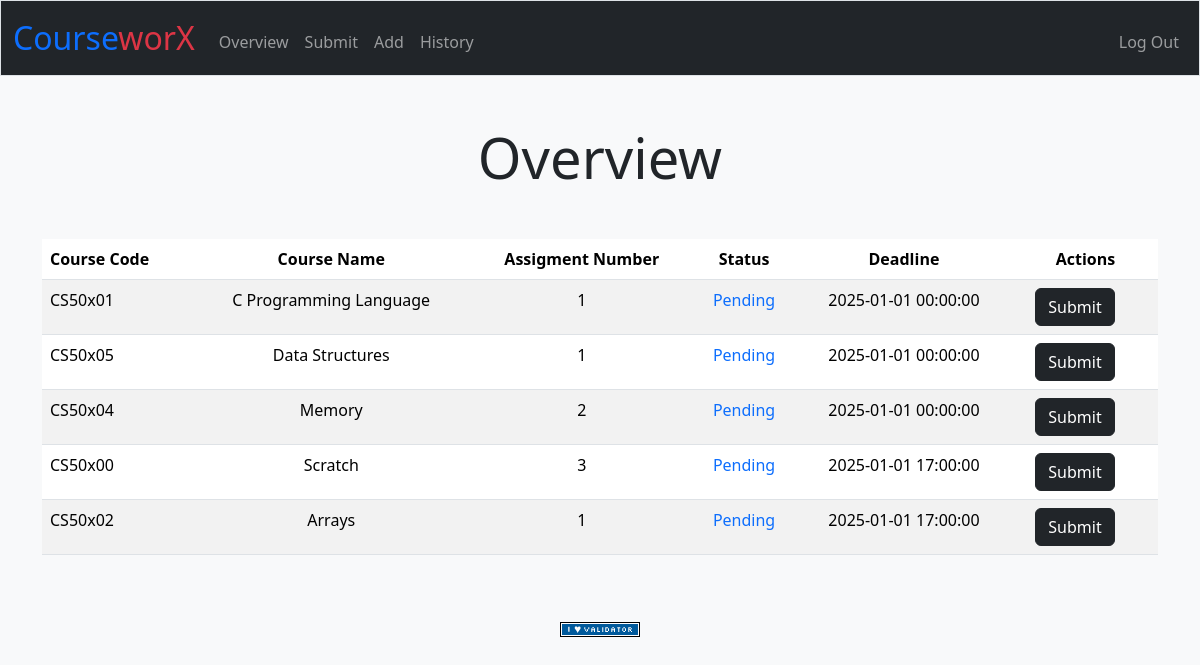
The page / (signed in) on the database its author committed.
### tables this page shows
CREATE TABLE assignments (
assignment_type TEXT NOT NULL,
lecturer_id INTEGER NOT NULL,
course_code TEXT NOT NULL,
assignment_number INTEGER NOT NULL,
deadline DATETIME NOT NULL,
FOREIGN KEY (course_code) REFERENCES courses(course_code),
FOREIGN KEY (lecturer_id) REFERENCES lecturers(lecturer_id)
);

CREATE TABLE 'courses' ('course_code' TEXT PRIMARY KEY NOT NULL, 'course_name' TEXT NOT NULL);

### app.py (the view, shortened to what this page needs)
@app.route("/")
@login_required
def index():
    current_datetime = datetime.now()
    if "student_id" in session:
        student_id = session["student_id"]
        submissions = db.execute("SELECT courses.course_code, courses.course_name, submissions.assignment_number, assignments.deadline FROM submissions JOIN assignments ON submissions.course_code = assignments.course_code JOIN courses ON assignments.course_code = courses.course_code WHERE assignments.deadline >= ? AND student_id = ? ORDER BY assignments.deadline ASC", current_datetime, student_id,)
        pendings = db.execute("SELECT * FROM assignments JOIN courses ON assignments.course_code = courses.course_code WHERE assignments.deadline >= ? AND (assignments.course_code, assignments.assignment_number) NOT IN (SELECT submissions.course_code, submissions.assignment_number FROM submissions WHERE student_id = ?) ORDER BY assignments.deadline ASC", current_datetime, student_id)
        return render_template("index.html", pendings=pendings, submissions=submissions)

### app.py (called while the page is built)
@app.after_request
def after_request(response):
    response.headers["Cache-Control"] = "no-cache, no-store, must-revalidate"
    response.headers["Expires"] = 0
    response.headers["Pragma"] = "no-cache"
    return response

### helpers.py (called while the page is built)
def login_required(f):
    @wraps(f)
    def decorated_function(*args, **kwargs):
        if session.get("student_id") is None and session.get("lecturer_id") is None:
            return redirect("/login")
        return f(*args, **kwargs)
    return decorated_function

### templates/index.html (shortened to what this page needs)
{% extends "layout.html" %}
{% block main %}
    <h1 class="display-4 mb-5">Overview</h1>
    <table class="table table-striped">
        <thead>
            <tr>
                <th class="text-start">Course Code</th>
                <th class="text-center">Course Name</th>
                <th class="text-center">Assigment Number</th>
                <th class="text-center">Status</th>
                <th class="text-center">Deadline</th>
                <th class="text-center" colspan="2">Actions</th>
            </tr>
        </thead>
        <tbody>
            {% if session["student_id"] %}
                {% for pending in pendings %}
                    <tr>
                        <td class="text-start">{{ pending.course_code }}</td>
                        <td class="text-center">{{ pending.course_name }}</td>
                        <td class="text-center">{{ pending.assignment_number }}</td>
                        <td class="text-center text-primary">Pending</td>
                        <td class="text-center">{{ pending.deadline }}</td>
                        <td class="text-center">
                            <form class="index-submit form-inline" action="/index-submit" method="post">
                                <button class="btn btn-dark" type="submit">Submit</button>
                            </form>
                        </td>
                        <td></td>
                    </tr>
                {% endfor %}
            {% endif %}
        </tbody>
    </table>
{% endblock %}

### templates/layout.html (shortened to what this page needs)
<!DOCTYPE html>
<html lang="en">
    <head>
        <link href="https://cdn.jsdelivr.net/npm/bootstrap@5.3.3/dist/css/bootstrap.min.css" rel="stylesheet" />
        <link href="/static/styles.css" rel="stylesheet" />
    </head>
    <body class="bg-light">
        <nav class="bg-dark border navbar navbar-expand-md navbar-dark">
            <div class="container-fluid">
                <a class="navbar-brand" href="/">
                    <span class="text-primary">Course</span><span class="text-danger">worX</span>
                </a>
                <div class="collapse navbar-collapse" id="navbar">
                    {% if session["student_id"] or session["lecturer_id"] %}
                        <ul class="navbar-nav me-auto mt-2">
                            <li class="nav-item">
                                <a class="nav-link" href="/">Overview</a>
                            </li>
                    {% endif %}
                    {% if session["student_id"] %}
                        <li class="nav-item"><a class="nav-link" href="/submit">Submit</a></li>
                    {% endif %}
                    {% if session["lecturer_id"] %}
                        <li class="nav-item"><a class="nav-link" href="/add">Add</a></li>
                    {% endif %}
                    {% if session["student_id"] or session["lecturer_id"] %}
                        <li class="nav-item">
                            <a class="nav-link" href="/history">History</a>
                        </li>
                        </ul>
                        <ul class="navbar-nav ms-auto mt-2">
                            <li class="nav-item">
                                <a class="nav-link" href="/logout">Log Out</a>
                            </li>
                        </ul>
                    {% endif %}
                </div>
            </div>
        </nav>
        <main class="container py-5 text-center">
            {% block main %}{% endblock %}
        </main>
        <footer class="mb-5">
            <form action="https://validator.w3.org/check" class="text-center" enctype="multipart/form-data" method="post" target="_blank">
                <input alt="Validate" src="/static/I_heart_validator.png" type="image" />
            </form>
        </footer>
    </body>
</html>

### static/styles.css (style rules this page uses)
nav .navbar-brand { font-size: xx-large; }

### rows shown on the page
assignments: course_code "CS50x01", course_name "C Programming Language", assignment_number "1", deadline "2025-01-01 00:00:00"
assignments: course_code "CS50x05", course_name "Data Structures", assignment_number "1", deadline "2025-01-01 00:00:00"
assignments: course_code "CS50x04", course_name "Memory", assignment_number "2", deadline "2025-01-01 00:00:00"
assignments: course_code "CS50x00", course_name "Scratch", assignment_number "3", deadline "2025-01-01 17:00:00"
assignments: course_code "CS50x02", course_name "Arrays", assignment_number "1", deadline "2025-01-01 17:00:00"
